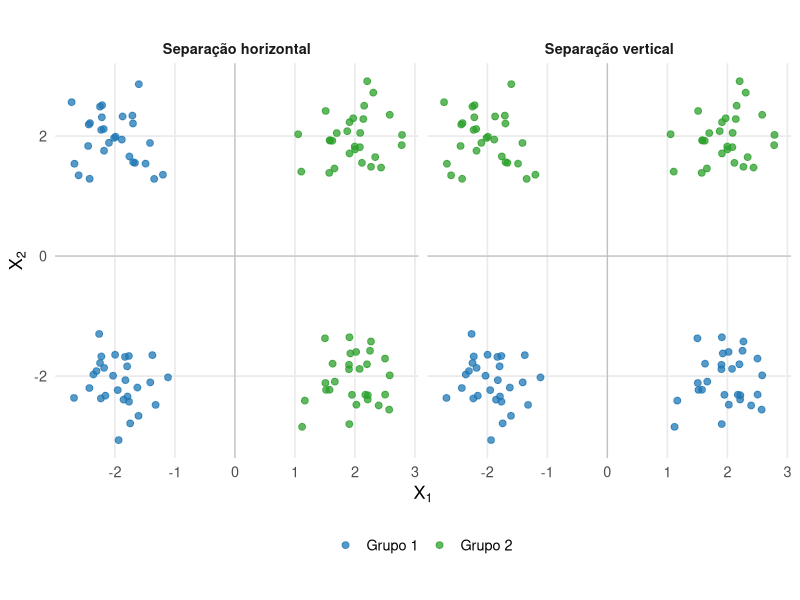
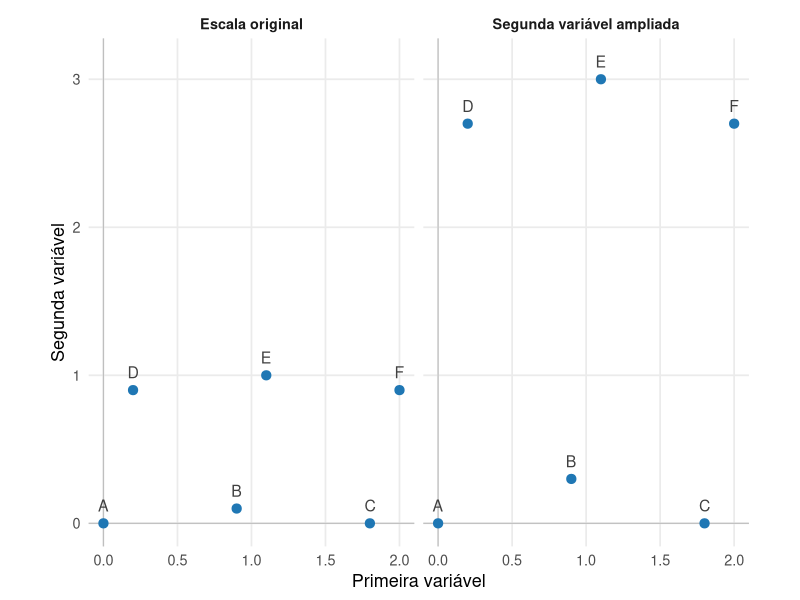
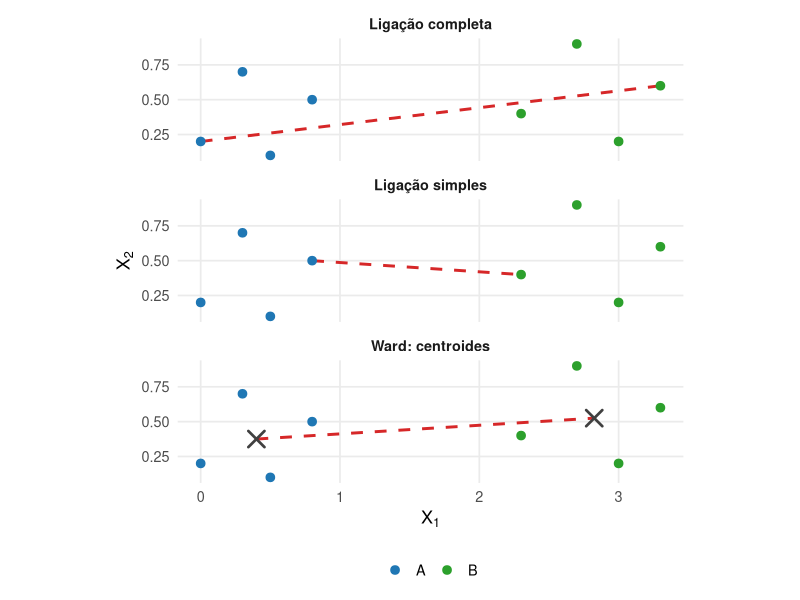
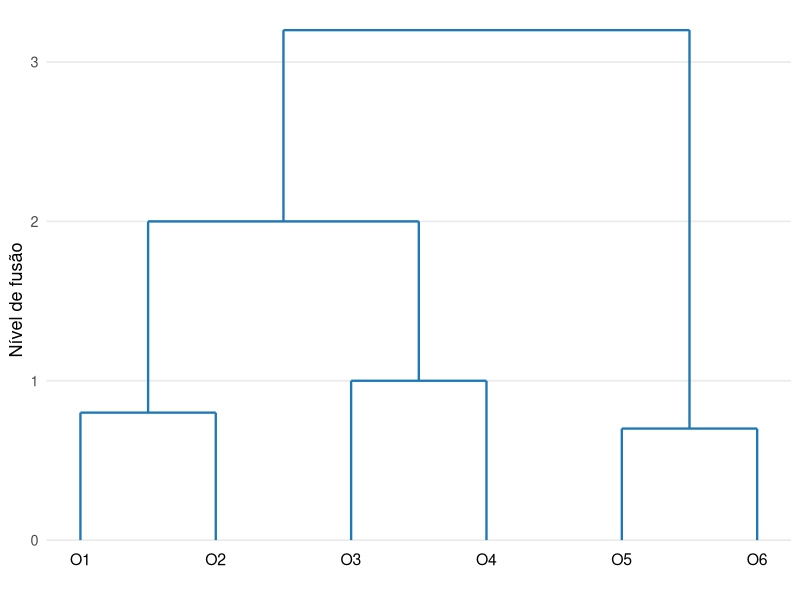

The R script that drew these images, in order:
## ---- chunk 1
#| label: fig-agrupamentos-particoes-plausiveis
#| echo: false
#| warning: false
#| message: false
#| fig-cap: "Diferentes partições de uma mesma configuração de observações."
#| fig-width: 9
#| fig-height: 4.7
#| fig-align: center

library(ggplot2)

set.seed(316)

n_por_bloco <- 28

blocos <- data.frame(
  cx = c(
    -2,
     2,
    -2,
     2
  ),
  cy = c(
     2,
     2,
    -2,
    -2
  )
)

dados <- do.call(
  rbind,
  lapply(
    seq_len(
      nrow(blocos)
    ),
    function(j) {
      data.frame(
        X1 = stats::rnorm(
          n_por_bloco,
          mean = blocos$cx[j],
          sd = 0.42
        ),
        X2 = stats::rnorm(
          n_por_bloco,
          mean = blocos$cy[j],
          sd = 0.42
        )
      )
    }
  )
)

dados$grupo_horizontal <- ifelse(
  dados$X1 < 0,
  "Grupo 1",
  "Grupo 2"
)

dados$grupo_vertical <- ifelse(
  dados$X2 < 0,
  "Grupo 1",
  "Grupo 2"
)

painel_horizontal <- data.frame(
  X1 = dados$X1,
  X2 = dados$X2,
  grupo = dados$grupo_horizontal,
  criterio = "Separação horizontal"
)

painel_vertical <- data.frame(
  X1 = dados$X1,
  X2 = dados$X2,
  grupo = dados$grupo_vertical,
  criterio = "Separação vertical"
)

dados_figura <- rbind(
  painel_horizontal,
  painel_vertical
)

dados_figura$criterio <- factor(
  dados_figura$criterio,
  levels = c(
    "Separação horizontal",
    "Separação vertical"
  )
)

cores <- c(
  "Grupo 1" = "#1f77b4",
  "Grupo 2" = "#2ca02c"
)

ggplot(
  dados_figura,
  aes(
    x = X1,
    y = X2,
    color = grupo
  )
) +
  geom_hline(
    yintercept = 0,
    linewidth = 0.4,
    color = "gray75"
  ) +
  geom_vline(
    xintercept = 0,
    linewidth = 0.4,
    color = "gray75"
  ) +
  geom_point(
    size = 2,
    alpha = 0.75
  ) +
  facet_wrap(
    vars(criterio)
  ) +
  scale_color_manual(
    values = cores,
    name = NULL
  ) +
  coord_equal() +
  labs(
    x = expression(X[1]),
    y = expression(X[2])
  ) +
  theme_minimal(
    base_size = 13
  ) +
  theme(
    panel.grid.minor = element_blank(),
    legend.position = "bottom",
    strip.text = element_text(
      face = "bold"
    )
  )
## ---- chunk 2
#| label: fig-agrupamentos-efeito-escala
#| echo: false
#| warning: false
#| message: false
#| fig-cap: "Mudanças de escala alteram a geometria utilizada para comparar as observações."
#| fig-width: 9
#| fig-height: 4.6
#| fig-align: center

library(ggplot2)

dados_escala <- data.frame(
  objeto = c(
    "A",
    "B",
    "C",
    "D",
    "E",
    "F"
  ),
  X1 = c(
    0.0,
    0.9,
    1.8,
    0.2,
    1.1,
    2.0
  ),
  X2 = c(
    0.0,
    0.1,
    0.0,
    0.9,
    1.0,
    0.9
  )
)

original <- data.frame(
  objeto = dados_escala$objeto,
  C1 = dados_escala$X1,
  C2 = dados_escala$X2,
  painel = "Escala original"
)

reescalado <- data.frame(
  objeto = dados_escala$objeto,
  C1 = dados_escala$X1,
  C2 = 3 * dados_escala$X2,
  painel = "Segunda variável ampliada"
)

dados_figura <- rbind(
  original,
  reescalado
)

dados_figura$painel <- factor(
  dados_figura$painel,
  levels = c(
    "Escala original",
    "Segunda variável ampliada"
  )
)

ggplot(
  dados_figura,
  aes(
    x = C1,
    y = C2
  )
) +
  geom_hline(
    yintercept = 0,
    linewidth = 0.4,
    color = "gray75"
  ) +
  geom_vline(
    xintercept = 0,
    linewidth = 0.4,
    color = "gray75"
  ) +
  geom_point(
    size = 2.8,
    color = "#1f77b4"
  ) +
  geom_text(
    aes(
      label = objeto
    ),
    nudge_y = 0.12,
    size = 4,
    color = "gray25"
  ) +
  facet_wrap(
    vars(painel)
  ) +
  coord_equal() +
  labs(
    x = "Primeira variável",
    y = "Segunda variável"
  ) +
  theme_minimal(
    base_size = 13
  ) +
  theme(
    panel.grid.minor = element_blank(),
    strip.text = element_text(
      face = "bold"
    )
  )
## ---- chunk 3
#| label: fig-agrupamentos-ligacoes
#| echo: false
#| warning: false
#| message: false
#| fig-cap: "Diferentes critérios utilizam diferentes características para medir a proximidade entre dois grupos."
#| fig-width: 7.5
#| fig-height: 10.5
#| fig-align: center

library(ggplot2)

grupo_A <- data.frame(
  x = c(
    0.0,
    0.3,
    0.5,
    0.8
  ),
  y = c(
    0.2,
    0.7,
    0.1,
    0.5
  ),
  grupo = "A"
)

grupo_B <- data.frame(
  x = c(
    2.3,
    2.7,
    3.0,
    3.3
  ),
  y = c(
    0.4,
    0.9,
    0.2,
    0.6
  ),
  grupo = "B"
)

dados <- rbind(
  grupo_A,
  grupo_B
)

centros <- aggregate(
  cbind(
    x,
    y
  ) ~ grupo,
  data = dados,
  FUN = mean
)

dist_pares <- expand.grid(
  i = seq_len(
    nrow(grupo_A)
  ),
  j = seq_len(
    nrow(grupo_B)
  )
)

dist_pares$d <- sqrt(
  (
    grupo_A$x[
      dist_pares$i
    ] -
      grupo_B$x[
        dist_pares$j
      ]
  )^2 +
    (
      grupo_A$y[
        dist_pares$i
      ] -
        grupo_B$y[
          dist_pares$j
        ]
    )^2
)

par_min <- dist_pares[
  which.min(
    dist_pares$d
  ),
]

par_max <- dist_pares[
  which.max(
    dist_pares$d
  ),
]

segmento_simples <- data.frame(
  x = grupo_A$x[
    par_min$i
  ],
  y = grupo_A$y[
    par_min$i
  ],
  xend = grupo_B$x[
    par_min$j
  ],
  yend = grupo_B$y[
    par_min$j
  ]
)

segmento_completa <- data.frame(
  x = grupo_A$x[
    par_max$i
  ],
  y = grupo_A$y[
    par_max$i
  ],
  xend = grupo_B$x[
    par_max$j
  ],
  yend = grupo_B$y[
    par_max$j
  ]
)

segmento_ward <- data.frame(
  x = centros$x[
    centros$grupo == "A"
  ],
  y = centros$y[
    centros$grupo == "A"
  ],
  xend = centros$x[
    centros$grupo == "B"
  ],
  yend = centros$y[
    centros$grupo == "B"
  ]
)

criar_painel <- function(
  segmento,
  nome
) {

  pontos <- dados
  pontos$painel <- nome

  seg <- segmento
  seg$painel <- nome

  list(
    pontos = pontos,
    segmento = seg
  )
}

p1 <- criar_painel(
  segmento_simples,
  "Ligação simples"
)

p2 <- criar_painel(
  segmento_completa,
  "Ligação completa"
)

p3 <- criar_painel(
  segmento_ward,
  "Ward: centroides"
)

pontos_figura <- rbind(
  p1$pontos,
  p2$pontos,
  p3$pontos
)

segmentos_figura <- rbind(
  p1$segmento,
  p2$segmento,
  p3$segmento
)

pontos_figura$painel <- factor(
  pontos_figura$painel,
  levels = c(
    "Ligação simples",
    "Ligação completa",
    "Ward: centroides"
  )
)

segmentos_figura$painel <- factor(
  segmentos_figura$painel,
  levels = levels(
    pontos_figura$painel
  )
)

cores <- c(
  "A" = "#1f77b4",
  "B" = "#2ca02c"
)

ggplot() +
  geom_segment(
    data = segmentos_figura,
    aes(
      x = x,
      y = y,
      xend = xend,
      yend = yend
    ),
    linewidth = 1,
    color = "#d62728",
    linetype = "dashed"
  ) +
  geom_point(
    data = pontos_figura,
    aes(
      x = x,
      y = y,
      color = grupo
    ),
    size = 2.6
  ) +
  geom_point(
    data = transform(
      centros,
      painel = "Ward: centroides"
    ),
    aes(
      x = x,
      y = y
    ),
    shape = 4,
    size = 4.5,
    stroke = 1.4,
    color = "gray25"
  ) +
  facet_wrap(
  vars(painel),
  ncol = 1
  ) +
  scale_color_manual(
    values = cores,
    name = NULL
  ) +
  coord_equal() +
  labs(
    x = expression(X[1]),
    y = expression(X[2])
  ) +
  theme_minimal(
    base_size = 13
  ) +
  theme(
    panel.grid.minor = element_blank(),
    legend.position = "bottom",
    strip.text = element_text(
      face = "bold"
    )
  )
## ---- chunk 4
#| label: fig-agrupamentos-dendrograma
#| echo: false
#| warning: false
#| message: false
#| fig-cap: "Representação hierárquica das fusões entre seis objetos. A altura registra o nível da fusão."
#| fig-width: 7.5
#| fig-height: 5.2
#| fig-align: center

library(ggplot2)

segmentos <- data.frame(
  x = c(
    # Fusão de O1 e O2 em 0,8
    1,
    2,
    1,

    # Continuação de {O1,O2} até 2,0
    1.5,

    # Fusão de O3 e O4 em 1,0
    3,
    4,
    3,

    # Continuação de {O3,O4} até 2,0
    3.5,

    # Fusão de {O1,O2} com {O3,O4} em 2,0
    1.5,

    # Continuação de {O1,O2,O3,O4} até 3,2
    2.5,

    # Fusão de O5 e O6 em 0,7
    5,
    6,
    5,

    # Continuação de {O5,O6} até 3,2
    5.5,

    # Fusão final em 3,2
    2.5
  ),

  y = c(
    # Fusão de O1 e O2
    0,
    0,
    0.8,

    # Continuação de {O1,O2}
    0.8,

    # Fusão de O3 e O4
    0,
    0,
    1.0,

    # Continuação de {O3,O4}
    1.0,

    # Fusão dos dois primeiros grupos
    2.0,

    # Continuação de {O1,O2,O3,O4}
    2.0,

    # Fusão de O5 e O6
    0,
    0,
    0.7,

    # Continuação de {O5,O6}
    0.7,

    # Fusão final
    3.2
  ),

  xend = c(
    # Fusão de O1 e O2
    1,
    2,
    2,

    # Continuação de {O1,O2}
    1.5,

    # Fusão de O3 e O4
    3,
    4,
    4,

    # Continuação de {O3,O4}
    3.5,

    # Fusão dos dois primeiros grupos
    3.5,

    # Continuação de {O1,O2,O3,O4}
    2.5,

    # Fusão de O5 e O6
    5,
    6,
    6,

    # Continuação de {O5,O6}
    5.5,

    # Fusão final
    5.5
  ),

  yend = c(
    # Fusão de O1 e O2
    0.8,
    0.8,
    0.8,

    # Continuação de {O1,O2}
    2.0,

    # Fusão de O3 e O4
    1.0,
    1.0,
    1.0,

    # Continuação de {O3,O4}
    2.0,

    # Fusão dos dois primeiros grupos
    2.0,

    # Continuação de {O1,O2,O3,O4}
    3.2,

    # Fusão de O5 e O6
    0.7,
    0.7,
    0.7,

    # Continuação de {O5,O6}
    3.2,

    # Fusão final
    3.2
  )
)

rotulos <- data.frame(
  x = 1:6,
  y = rep(
    -0.12,
    6
  ),
  objeto = paste0(
    "O",
    1:6
  )
)

ggplot() +
  geom_segment(
    data = segmentos,
    aes(
      x = x,
      y = y,
      xend = xend,
      yend = yend
    ),
    linewidth = 0.8,
    lineend = "butt",
    color = "#1f77b4"
  ) +
  geom_text(
    data = rotulos,
    aes(
      x = x,
      y = y,
      label = objeto
    ),
    size = 4
  ) +
  scale_x_continuous(
    breaks = NULL
  ) +
  scale_y_continuous(
    expand = expansion(
      mult = c(
        0.06,
        0.04
      )
    )
  ) +
  labs(
    x = NULL,
    y = "Nível de fusão"
  ) +
  theme_minimal(
    base_size = 13
  ) +
  theme(
    panel.grid.minor = element_blank(),
    panel.grid.major.x = element_blank()
  )
